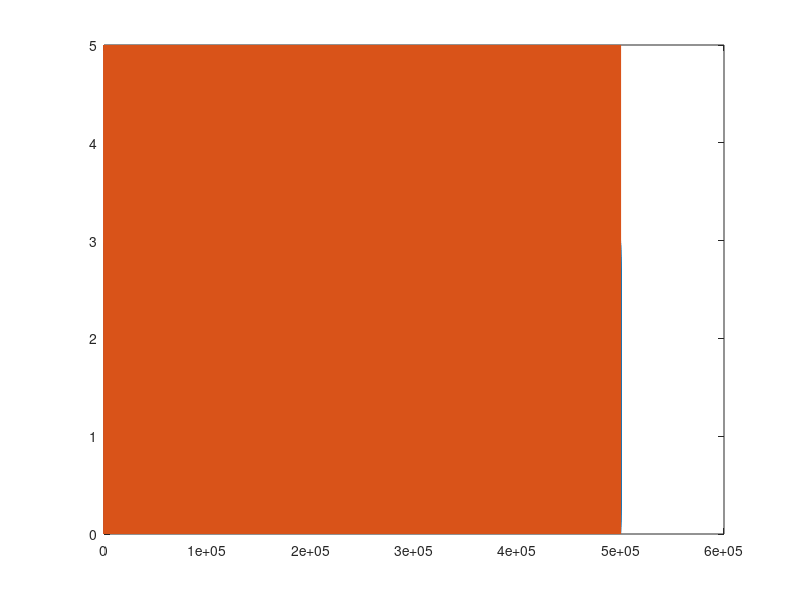

This figure's MATLAB source:
%perform pulse width modulation
%X = input sig to be modulated
%swth = sawtooth wave to be used as comparator
%Vdc = offset V added on to input sig

%function [Y] = pwm(X, swth, high, Vdc, t, t_off, f, Fs)
Fc = 500000;
tfine = 0:1/Fc:1;
n = length(tfine);
X = zeros(n, 1);
f = 48000;
t_off = 0;
fit_sawtooth = @(t, t_off, f, lb, ub) sawtooth(2*pi*f*(t-t_off))*(ub+lb)/2 + (ub+lb)/2;
swth = fit_sawtooth(tfine, t_off, f, 0, 3);
Vdc = 0;
high = 5;

Y = zeros(n, 1);
max_Dc = 70; % maximum duty cycle for dead time control
max_high_t = max_Dc/(100*f);
max_high_i = max_high_t*Fc;
i_off = t_off * Fc;
i_period = Fc/f;
high_count = 0;
stay_low = 0;
i_start_period = 0;
for i=1:n;
   %get start of a period
    if rem(i-1-i_off, i_period) == 0
        high_count = 0;
        stay_low = 0;
        i_start_period = i;
    end
    %condition for high
    if (swth(i) > X(i)+Vdc) && (X(i) + Vdc >= 0)
        Y(i) = high;
        high_count = high_count + 1;
            
        if high_count > max_high_i
            stay_low = 1;
            Y(i) = 0;
            high_count = 0;
           
         end

        if stay_low == 1
            Y(i)=0;
        end
   
    end
        
        
end
index = 1:n;
plot(index, swth, index, Y, index, X)

